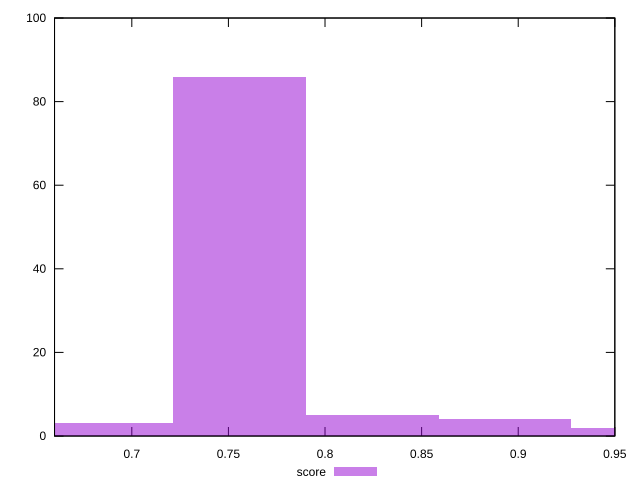

Recreate this plot in gnuplot.
reset

$score <<EOF
0.7557583966138581 86
0.8931690141800142 4
0.8244637053969361 5
0.9618743229630922 2
0.6870530878307801 3
EOF

set key outside below
set boxwidth 0.06870530878307801
set xrange [0.66:0.95]
set yrange [0:100]
set trange [0:100]
set style fill transparent solid 0.5 noborder
set terminal svg size 640, 490 enhanced background rgb 'white'
set output "report_00013_2021-02-09T12-04-24.940Z/uses-rel-preconnect/samples/pages+cached+noadtech+nomedia/score/histogram.svg"

plot $score title "score" with boxes

reset
